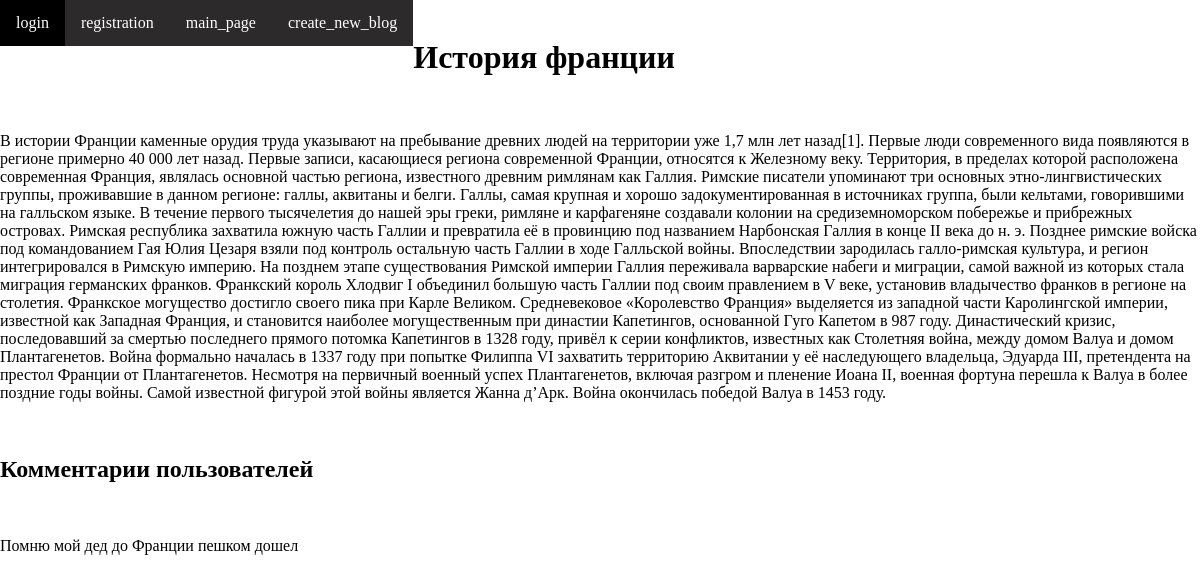
The app's page /details4/ with its own data.
### myappArticles/models.py (models this page shows, shortened)
class Topic(models.Model):
    title = models.CharField(max_length = 255)
    description = models.TextField()
    userModels = models.ManyToManyField(UserModel)
    Articles = models.ManyToManyField(Article)
    class Meta:
        verbose_name = 'Тема'
        verbose_name_plural = 'Темы'

class Comment(models.Model):
    created_at = models.DateTimeField(auto_now_add = True)
    message = models.TextField()
    article = models.ForeignKey('Topic', on_delete = models.CASCADE, related_name = 'comment')
    autor = models.ForeignKey(UserModel, on_delete = models.CASCADE, related_name = 'comment')
    class Meta:
        verbose_name = 'Комментарий'
        verbose_name_plural = 'Комментарии'

### myappAccount/views.py (the view)
# urls.py: path('details<int:topic_id>/', details, name='details'),
def details(request, topic_id):
    dets = Topic.objects.get(id = topic_id)
    comments = Comment.objects.filter(article=topic_id)
    context = {
        'dets':dets,
        'menu': menu,
        'comments':comments
    }
    return render(request, 'myappAccount/details.html', context=context)

### myappAccount/templates/myappAccount/details.html (shortened to what this page needs)
{%extends 'myappAccount/base.html'%}
{%block content%}
<br><h1>{{dets.title}}</h1></br>
<p>{{dets.description}}</p>
{%if comments%}
    <br><h2>Комментарии пользователей</h2></br>
    {%for comment in comments%}
        <p>{{comment.message}}</p>
    {%endfor%}
{%endif%}
{%endblock%}

### myappAccount/static/myappAccount/css/style.css (style rules this page uses)
html, body { margin:0; padding:0; }

### records on screen
Topic: title "История франции", description "В истории Франции каменные орудия труда указывают на пребывание древних людей на территории уже 1,7 млн лет назад[1]. Первые люди современного вида появляются в регионе примерно 40 000 лет назад. Первые записи, касающиеся региона современной Франции, относятся к Железному веку. Территория, в пределах которой расположена современная Франция, являлась основной частью региона, известного древним римлянам как Галлия. Римские писатели упоминают три основных этно-лингвистических группы, проживавшие в данном регионе: галлы, аквитаны и белги. Галлы, самая крупная и хорошо задокументированная в источниках группа, были кельтами, говорившими на галльском языке. В течение первого тысячелетия до нашей…"
Comment: message "Помню мой дед до Франции пешком дошел"

### other values on screen
{{ elem.title }} "login" "registration" "main_page" "create_new_blog"
